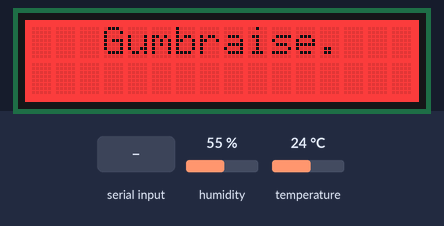
Simulated run of this sketch. Board: Arduino Uno, built with avr-gcc and run on an emulated ATmega328P. Parts: 16×2 character LCD. Inputs (shaded band) come from the test bench; at power-on: humidity 55 %, temperature 24 °C. What the sketch prints to the serial monitor is not drawn.

Above: at 1.2 s.
1.3 s: "T" received over Serial
At 3.4 s:
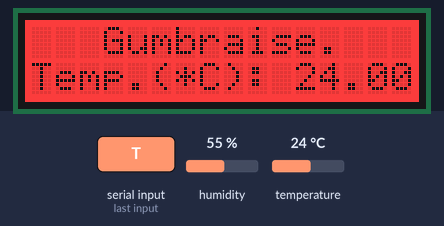
3.8 s: "H" received over Serial
At 5.3 s:
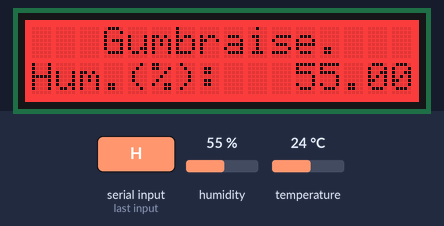
Timing chart, 0 to 6.8 s (numbered marks = the images above; inputs shaded):
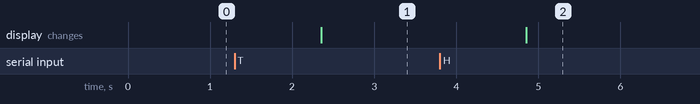

The sketch:

sketch_dec29a.ino
```cpp
#include "DHT.h"
#define DHTPIN 2
#define DHTTYPE DHT11

#include <Wire.h>
#include "rgb_lcd.h"

rgb_lcd lcd;

int colorR = 255;
int colorG = 0;
int colorB = 0;

String reponse;

DHT dht(DHTPIN, DHTTYPE);

void setup() {
  Serial.begin(9600);

  lcd.begin(16, 2);
  lcd.setRGB(colorR, colorG, colorB);

  Wire.begin();

  dht.begin();

  lcd.setCursor(3, 0);
  lcd.print("Gumbraise.");
}

void loop() {
  if (Serial.available() > 0) {
    reponse = Serial.readString();

    if(reponse.substring(0,1)=="T")
    {
      Temp();
    }
    if(reponse.substring(0,1)=="H")
    {
      Hum();
    }
  }
}

void Temp() {
  float t = dht.readTemperature();
  Serial.println(t);

  lcd.setCursor(0, 1);
  lcd.print("                ");
  lcd.setCursor(0, 1);
  lcd.print("Temp.(*C):");
  lcd.setCursor(11, 1);
  lcd.print(t);
}
void Hum() {
  float h = dht.readHumidity();
  Serial.println(h);

  lcd.setCursor(0, 1);
  lcd.print("                ");
  lcd.setCursor(0, 1);
  lcd.print("Hum.(%):");
  lcd.setCursor(11, 1);
  lcd.print(h);
}
```

Measured:
- after the input at 1.3 s, the display: changes after 1.1 s (image 1)
- after the input at 3.8 s, the display: changes after 1.1 s (image 2)
